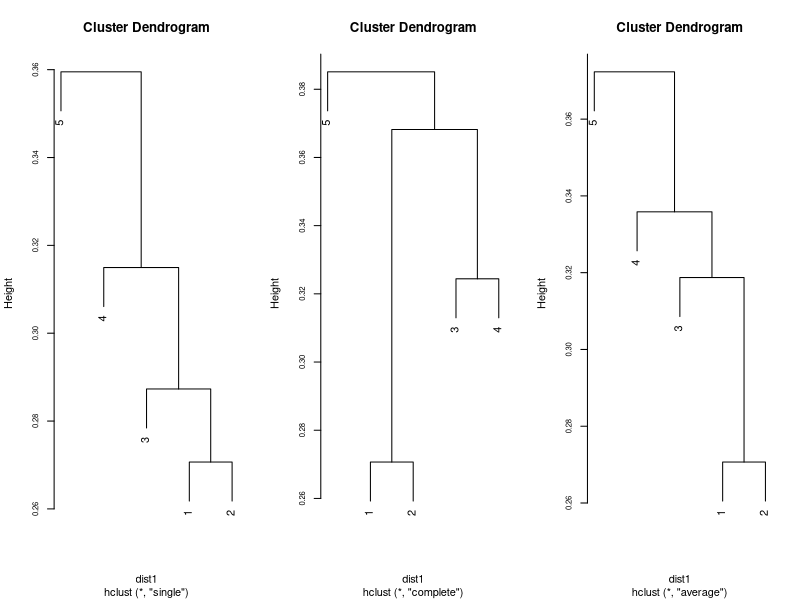
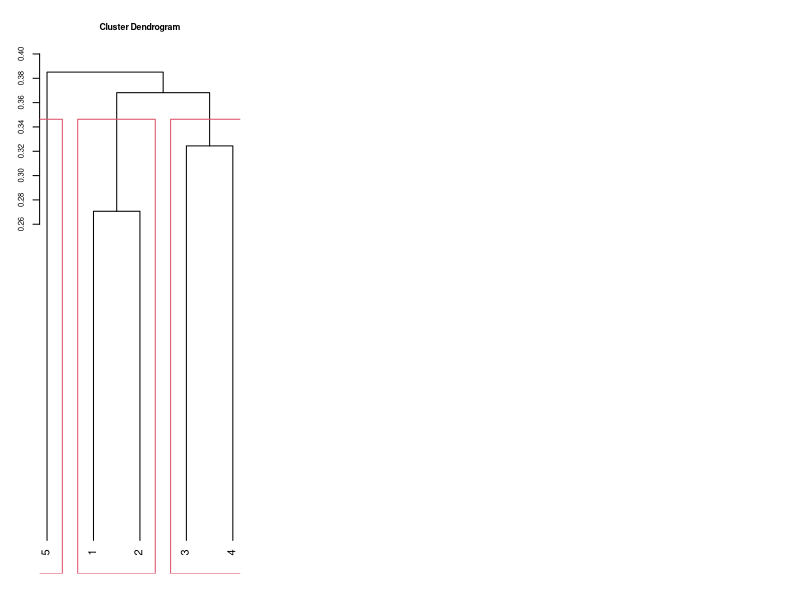

Generate these figures, in order, with R:
## ---- chunk 1
library(vegan)
data(BCI)

dist<- vegdist(BCI[1:10,], method="bray")
dist[1:10]
## ---- chunk 2

S_BCI<- BCI[1:5,]
dist1<- vegdist(S_BCI, method="bray")
dist1

## ---- chunk 3
par(mfcol=c(1,3))

csim <- hclust(dist1, method="single")
ccom <- hclust(dist1, method="complete")
cpro <- hclust(dist1, method="average")

plot(csim, cex.axis=0.7)
plot(ccom, cex.axis=0.7)
plot(cpro, cex.axis=0.7)

## ---- chunk 4
par(mar=c(2,3,4,2))
plot(ccom, hang=-0.1, cex.axis=0.7, cex.lab=0.8, cex.main=0.8)
rect.hclust(ccom, 3)


## ---- chunk 5
#Calculamos la matriz cofenética para cada método de
#agrupamiento

csim_coph <- cophenetic(csim)
cpro_coph <- cophenetic(cpro)
ccom_coph <- cophenetic(ccom)

#Calculamos la correlación
cor(csim_coph, dist1); cor(cpro_coph, dist1);cor(ccom_coph, dist1)


## ---- chunk 6

sim_gow <- sum((dist1-csim_coph)^2)
pro_gow <- sum((dist1-cpro_coph)^2)
com_gow <- sum((dist1-ccom_coph)^2)

sim_gow; pro_gow; com_gow

